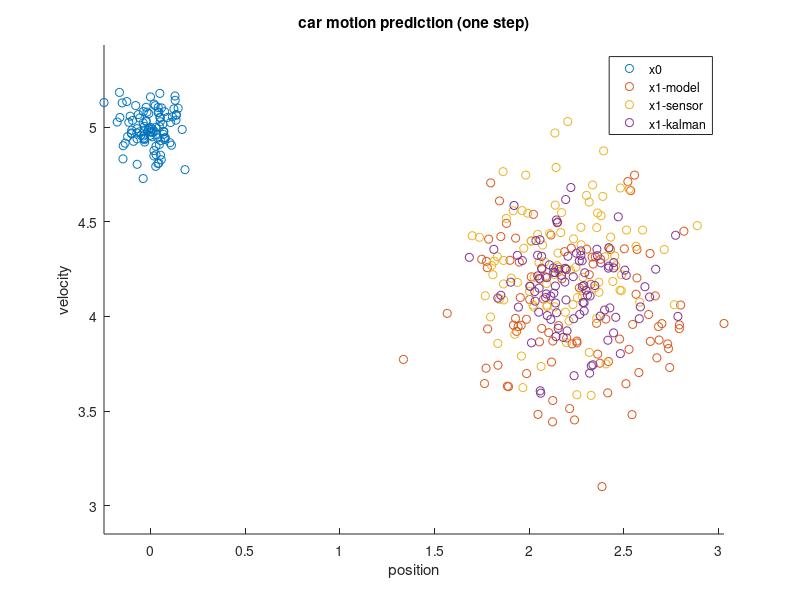

Here is the MATLAB script that generated this plot:

%%
clear; clc;
% rng('default'); % set random seed, to get the same radom values 

%% uniformly retarded motion, system initialization, 
x0 = [0; 5]; % initial position and velocity
P0 = [0.01 0; 0 0.01]; % covariance matrix of x0, a guess
delta_t = 0.5; % motion duration
u = -2; % acceleration 

F = [1 delta_t; 0 1]; % model matrix of such motion
B = [1/2*delta_t^2; delta_t]; % model matrix of such motion

Q = 0.1 * eye(2); % covariance from external uncertainty, a guess
H = [1 0; 0 1]; % measurement matrix, measure x directly by certain sensors
R = [0.05, 0; 0, 0.08]; % covariance of the measurement parameter, determined by sensors

%% prediction after delta_t
y1 = [2.2; 4.3]; % get measurement from sensor

x1 = F*x0 + B*u; % prediction from the motion model
P1 = F*P0*F.' + Q; % covariance of x1

%% correction 
K_ = P1*H.'/(H*P1*H.' + R);  % Kalmam gain
x1_ = x1 + K_*(y1 - H*x1); % state prediction correction
P1_ = P1 - K_*H*P1; % covariance correction

%% plot results

n = 100; % the number of repetitive measurements at each time point
p0s = randn(1, n) * sqrt(P0(1,1)) + x0(1,1);
v0s = randn(1, n) * sqrt(P0(2,2)) + x0(2,1);

p1s = randn(1, n) * sqrt(P1(1,1)) + x1(1,1);
v1s = randn(1, n) * sqrt(P1(2,2)) + x1(2,1);

p1_s = randn(1, n) * sqrt(P1_(1,1)) + x1_(1,1);
v1_s = randn(1, n) * sqrt(P1_(2,2)) + x1_(2,1);

yps = randn(1, n) * sqrt(R(1,1)) + y1(1,1);
yvs = randn(1, n) * sqrt(R(2,2)) + y1(2,1);


figure(1);
scatter(p0s, v0s, 'ro'); axis equal;
hold on
scatter(p1s, v1s, 'bo'); 
scatter(yps, yvs, 'ko'); 
scatter(p1_s, v1_s, 'g*'); 
hold off
legend('x0', 'x1-model', 'x1-sensor', 'x1-kalman');
xlabel('position'); ylabel('velocity');
title('car motion prediction (one step)');


